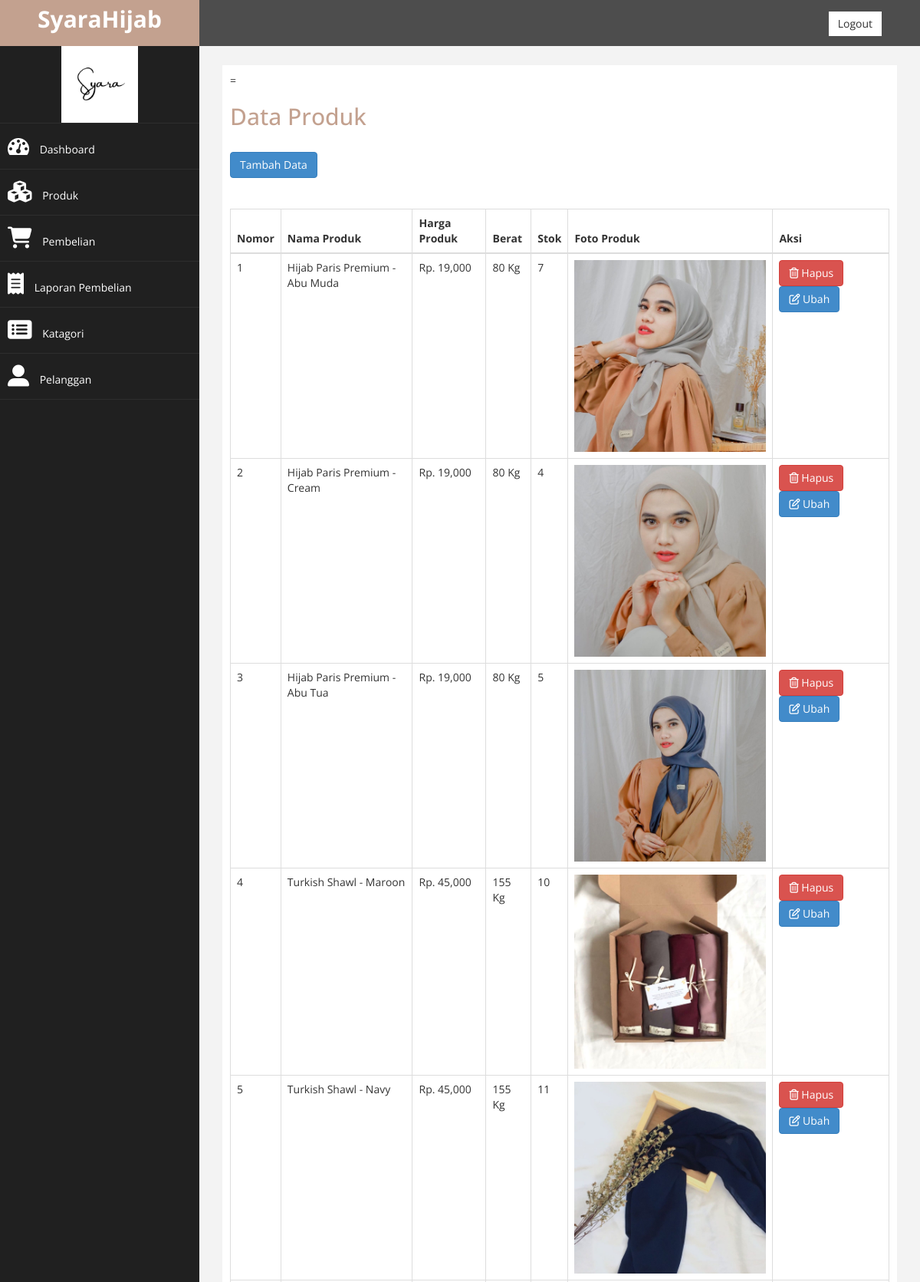
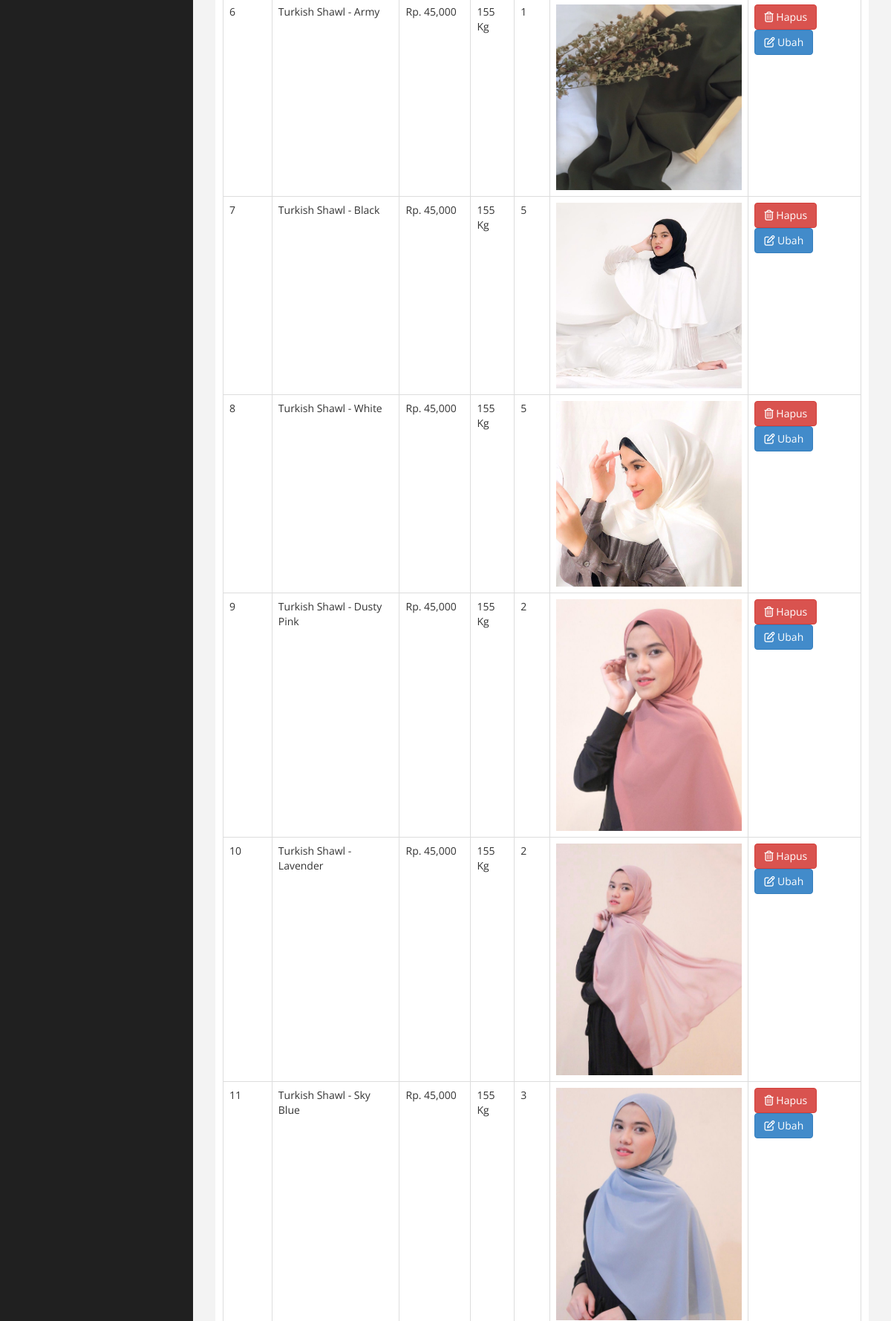
The page /admin/dashboard.php?halaman=produk (signed in, upper part) on the database its author committed (2 pictures, top to bottom).
### tables this page shows
CREATE TABLE `produk` (
  `id_produk` int(11) NOT NULL,
  `kat_produk` varchar(15) NOT NULL,
  `nama_produk` varchar(30) NOT NULL,
  `harga_produk` int(11) NOT NULL,
  `berat_produk` int(4) NOT NULL,
  `foto_produk` varchar(100) NOT NULL,
  `deskripsi_produk` text NOT NULL,
  `stok_produk` int(11) NOT NULL
);

### admin/produk.php (the view)
=<h2>Data Produk</h2>
<!DOCTYPE html>
<html lang="en">
<head>
    <link rel="stylesheet" href="https://cdnjs.cloudflare.com/ajax/libs/font-awesome/4.7.0/css/font-awesome.min.css">
</head>
<body>
<p><a href="dashboard.php?halaman=tambahproduk" class="btn btn-primary"> Tambah Data </a> <p>
<table class="table table-bordered">
    <thead>
        <tr>
            <th>Nomor</th>
            <th>Nama Produk</th>
            <th>Harga Produk</th>
            <th>Berat</th>
            <th>Stok</th>
            <th>Foto Produk</th>
            <th>Aksi</th>
        </tr>
    </thead>
    <tbody>
        <?php $nomor=1; ?>
        <?php $ambil=$koneksi->query("SELECT * FROM produk"); ?>
        <?php while($pecah = $ambil ->fetch_assoc()){ ?>
        <tr>
            <td><?php echo $nomor; ?></td>
            <td><?php echo $pecah['nama_produk']; ?></td>
            <td>Rp. <?php echo number_format ($pecah['harga_produk']); ?></td>
            <td><?php echo $pecah['berat_produk']; ?> Kg</td>
            <td><?php echo $pecah['stok_produk'];?></td>
            <td>
                <img src="../foto_produk/<?php echo $pecah['foto_produk']; ?>" width="250px">
            </td>
            <td>
                <a href="dashboard.php?halaman=hapusproduk&id=<?php echo $pecah['id_produk'];?>" class="btn btn-danger"><i class="fa fa-trash-o "></i> Hapus</a>
                <a href="dashboard.php?halaman=ubahproduk&id=<?php echo $pecah['id_produk'];?>" class="btn btn-primary"><i class="fa fa-edit"></i> Ubah</a>
            </td>
        </tr>
        <?php $nomor++; ?>
        <?php } ?>
    </tbody>
</table>
</body>
</html>

### admin/assets/css/custom.css (style rules this page uses)
body { font-family: 'Open Sans', sans-serif; }
h2 { color: #C3A18F; }
p { font-size:16px; line-height:25px; padding-top:20px; }

### rows shown on the page
produk: nama_produk "Hijab Paris Premium - Abu Muda", harga_produk "19,000", berat_produk "80", stok_produk "7", foto_produk (picture)
produk: nama_produk "Hijab Paris Premium - Cream", harga_produk "19,000", berat_produk "80", stok_produk "4", foto_produk (picture)
produk: nama_produk "Hijab Paris Premium - Abu Tua", harga_produk "19,000", berat_produk "80", stok_produk "5", foto_produk (picture)
produk: nama_produk "Turkish Shawl - Maroon", harga_produk "45,000", berat_produk "155", stok_produk "10", foto_produk (picture)
produk: nama_produk "Turkish Shawl - Navy", harga_produk "45,000", berat_produk "155", stok_produk "11", foto_produk (picture)
produk: nama_produk "Turkish Shawl - Army", harga_produk "45,000", berat_produk "155", stok_produk "1", foto_produk (picture)
produk: nama_produk "Turkish Shawl - Black", harga_produk "45,000", berat_produk "155", stok_produk "5", foto_produk (picture)
produk: nama_produk "Turkish Shawl - White", harga_produk "45,000", berat_produk "155", stok_produk "5", foto_produk (picture)
produk: nama_produk "Turkish Shawl - Dusty Pink", harga_produk "45,000", berat_produk "155", stok_produk "2", foto_produk (picture)
produk: nama_produk "Turkish Shawl - Lavender", harga_produk "45,000", berat_produk "155", stok_produk "2", foto_produk (picture)
produk: nama_produk "Turkish Shawl - Sky Blue", harga_produk "45,000", berat_produk "155", stok_produk "3", foto_produk (picture)
